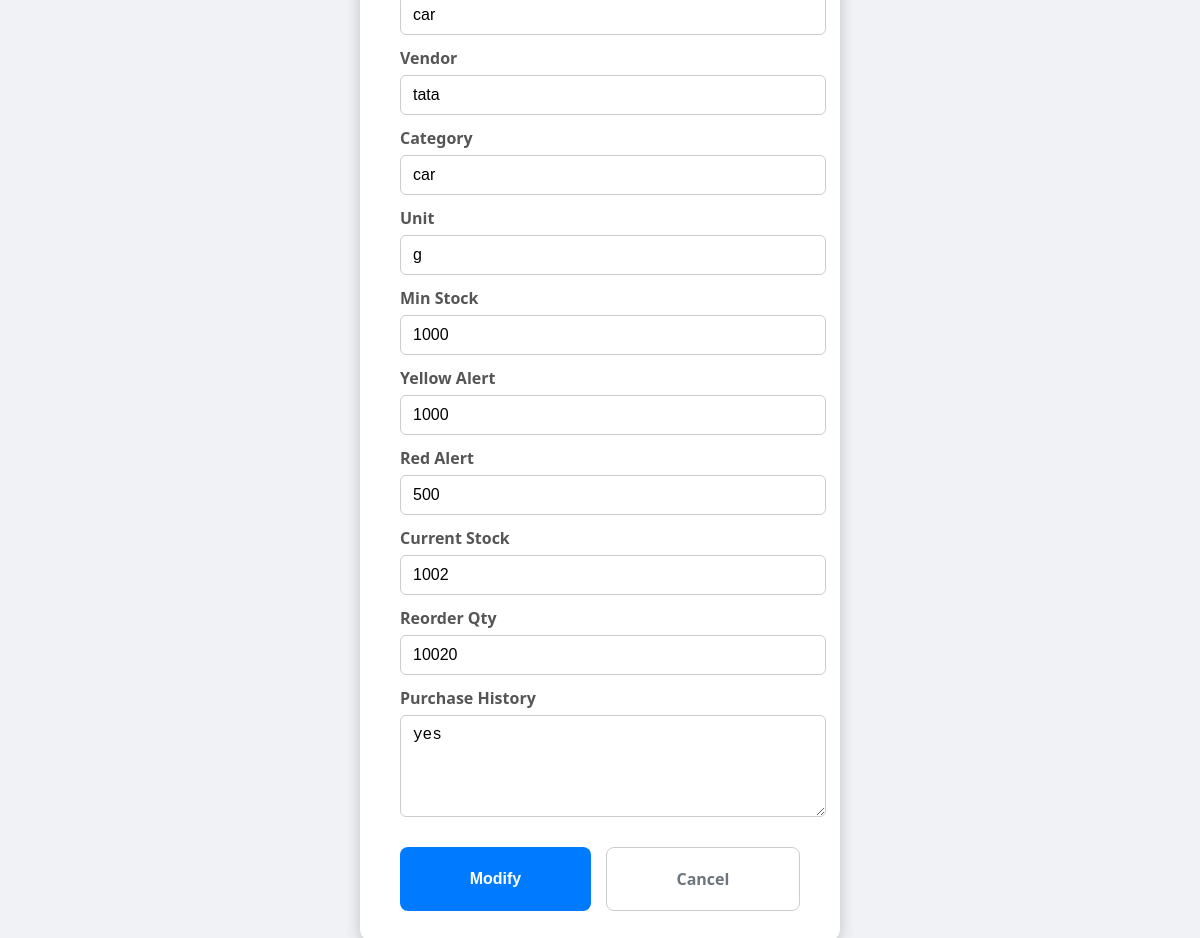
The page /modify_material/4 on the database as committed earlier.
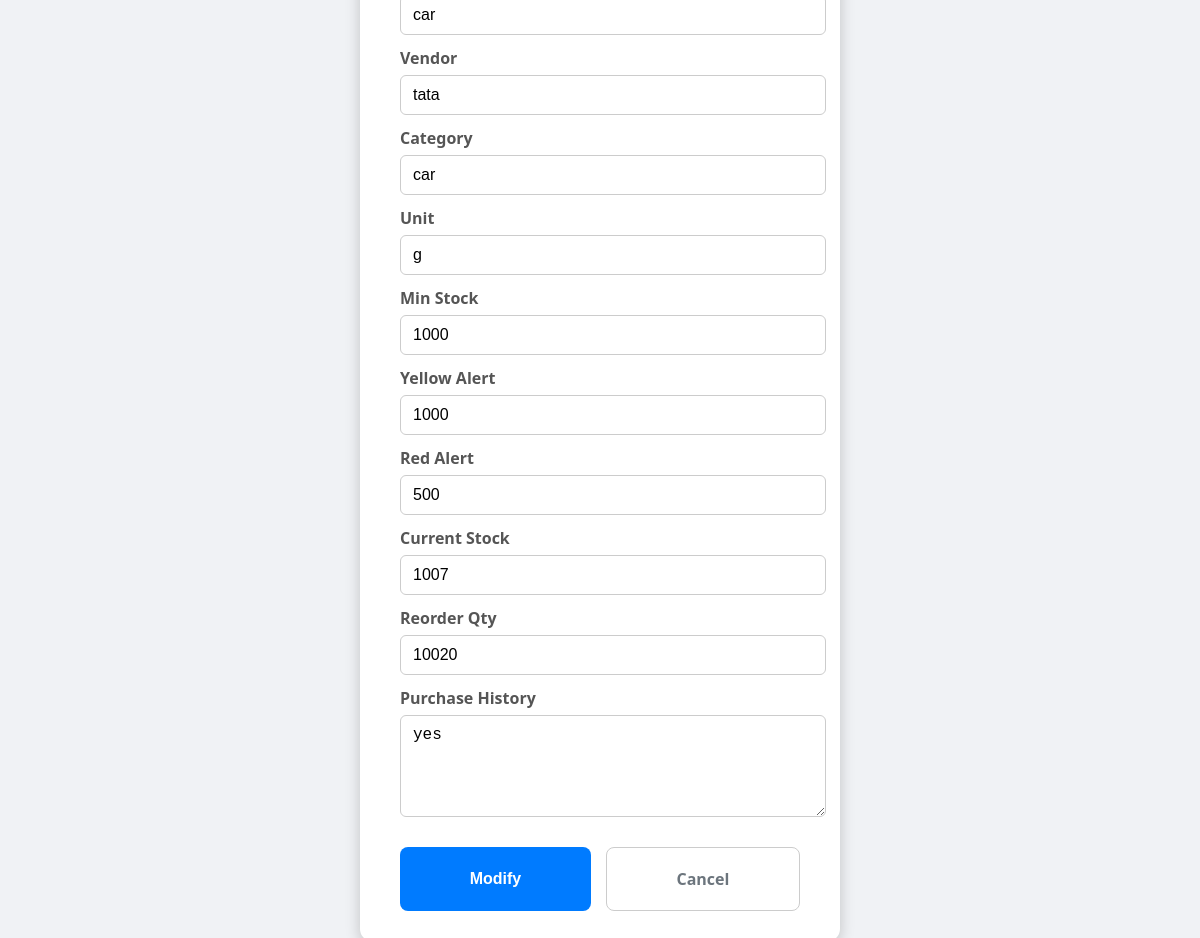
The same page on the database as committed later.
### app.py (models this page shows)
class Material(db.Model):
    id = db.Column(db.Integer, primary_key=True)
    material_code = db.Column(db.String(50), unique=True, nullable=False)
    material_name = db.Column(db.String(100), nullable=False)
    vendor = db.Column(db.String(100))
    item_category = db.Column(db.String(100))
    unit_of_measurement = db.Column(db.String(50))
    minimum_stock_level = db.Column(db.Integer)
    current_stock = db.Column(db.Integer)
    reorder_quantity = db.Column(db.Integer)
    purchase_history = db.Column(db.Text)
    yellow_alert = db.Column(db.Integer, nullable=True)
    red_alert = db.Column(db.Integer, nullable=True)

### app.py (the view, shortened to what this page needs)
@app.route('/modify_material/<int:material_id>', methods=['GET', 'POST'])
def modify_material(material_id):
    material = Material.query.get_or_404(material_id)
    return render_template('modify_material.html', material=material)

### templates/modify_material.html (shortened to what this page needs)
<!DOCTYPE html>
<html lang="en">
<head>
</head>
<body>
  <div class="container">
    <form method="POST">
      <input type="text" id="material_name" name="material_name" value="{{ material.material_name }}" required />
      <label for="vendor">Vendor</label>
      <input type="text" id="vendor" name="vendor" value="{{ material.vendor }}" />
      <label for="item_category">Category</label>
      <input type="text" id="item_category" name="item_category" value="{{ material.item_category }}" />
      <label for="unit_of_measurement">Unit</label>
      <input type="text" id="unit_of_measurement" name="unit_of_measurement" value="{{ material.unit_of_measurement }}" />
      <label for="minimum_stock_level">Min Stock</label>
      <input type="number" id="minimum_stock_level" name="minimum_stock_level" value="{{ material.minimum_stock_level }}" min="0" />
      <label for="yellow_alert">Yellow Alert</label>
      <input type="number" id="yellow_alert" name="yellow_alert" value="{{ material.yellow_alert if material.yellow_alert is defined else '' }}" min="0" placeholder="Enter yellow alert threshold" />
      <label for="red_alert">Red Alert</label>
      <input type="number" id="red_alert" name="red_alert" value="{{ material.red_alert if material.red_alert is defined else '' }}" min="0" placeholder="Enter red alert threshold" />
      <label for="current_stock">Current Stock</label>
      <input type="number" id="current_stock" name="current_stock" value="{{ material.current_stock }}" min="0" />
      <label for="reorder_quantity">Reorder Qty</label>
      <input type="number" id="reorder_quantity" name="reorder_quantity" value="{{ material.reorder_quantity }}" min="0" />
      <label for="purchase_history">Purchase History</label>
      <textarea id="purchase_history" name="purchase_history">{{ material.purchase_history }}</textarea>
      <div class="button-group">
        <button type="submit">Modify</button>
        <a href="{{ url_for('show_materials') }}" class="cancel-link">Cancel</a>
      </div>
    </form>
  </div>
</body>
</html>

Rows that differ between the two databases and show on the page:
changed Material "car": current_stock "1002" → "1007"
